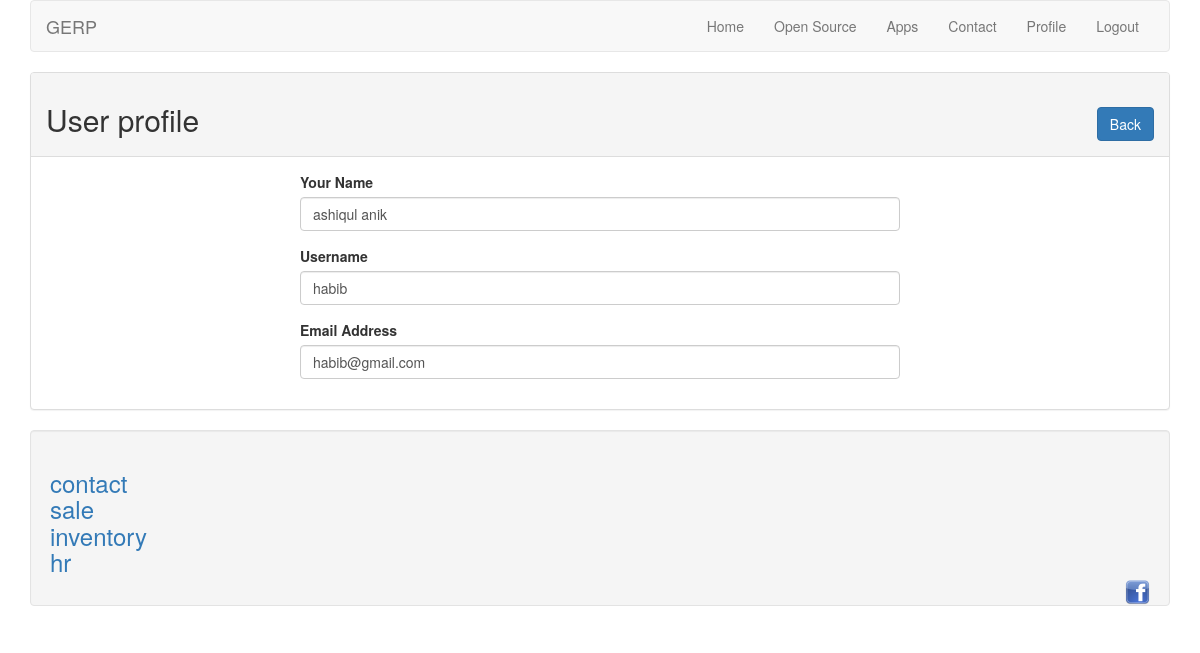
/profile.php?id=4 (signed in), run on the app's committed database.
### tables this page shows
CREATE TABLE `tbl_user` (
  `id` int(11) NOT NULL,
  `name` varchar(255) NOT NULL,
  `username` varchar(255) NOT NULL,
  `email` varchar(255) NOT NULL,
  `password` varchar(255) NOT NULL
);

### lib/User.php (called while the page is built, shortened)
<?php
	include 'Database.php';
	class User{
		private $db;
		public function __construct(){
			$this->db = new Database();
		}
		public function getUserById($id){
			$sql = "SELECT * FROM tbl_user WHERE id = :id LIMIT 1";
			$query = $this->db->pdo->prepare($sql);
			$query-> bindValue(':id', $id);
			$query->execute();
			$result = $query->fetch(PDO::FETCH_OBJ);
			return $result;
		}
	}
?>

### lib/Database.php (called while the page is built)
<?php
	class Database{
		private $hostdb = "localhost";
		private $userdb = "root";
		private $passdb = "";
		private $namedb = "gerp";
		public $pdo;
		public function __construct(){
			if (!isset($this->pdo)) {
				try {
					$link = new PDO("mysql:host=".$this->hostdb."; dbname=".$this->namedb, $this->userdb, $this->passdb);
					$link->setAttribute(PDO::ATTR_ERRMODE, PDO::ERRMODE_EXCEPTION);
					$link->exec("SET CHARACTER SET utf8");
					$this->pdo = $link;
				}catch(PDOException $e){
					die("Failed to connect with database".$e->getMessage());
				}
			}
		}
	}
?>

### profile.php (the view, shortened to what this page needs)
<?php
	include 'lib/User.php';
	include 'inc/header.php';
	?>
	<?php
		if (isset($_GET['id'])) {
			$userid = (int)$_GET['id'];
		}
		$user = new User();
	 ?>
			<div class="panel panel-default">
				<div class="panel-heading">
					<h2>User profile<span class="pull-right"><a class="btn btn-primary" href="index.php">Back</a></span></h2>
				</div>
				<div class="panel-body">
					<div style="max-width:600px; margin:0 auto">
					<?php
						$userdata = $user->getUserById($userid);
						if($userdata){
					?>
						<form action="" method="POST">
							<div class="form-group">
								<label for="name" >Your Name</label>
								<input type="text" id="name" name="name" class="form-control" value="<?php echo $userdata->name; ?>"/>
							</div>
							<div class="form-group">
								<label for="username" >Username</label>
								<input type="text" id="username" name="username" class="form-control" value="<?php echo $userdata->username; ?>"/>
							</div>
							<div class="form-group">
								<label for="Email" >Email Address</label>
								<input type="text" id="email" name="email" class="form-control" value="<?php echo $userdata->email; ?>"/>
							</div>
						</form>
						<?php } ?>
					</div>
				</div>
			</div>
<?php include'inc/footer.php'; ?>

### data on the page
tbl_user: name "ashiqul anik", username "habib", email "habib@gmail.com"
